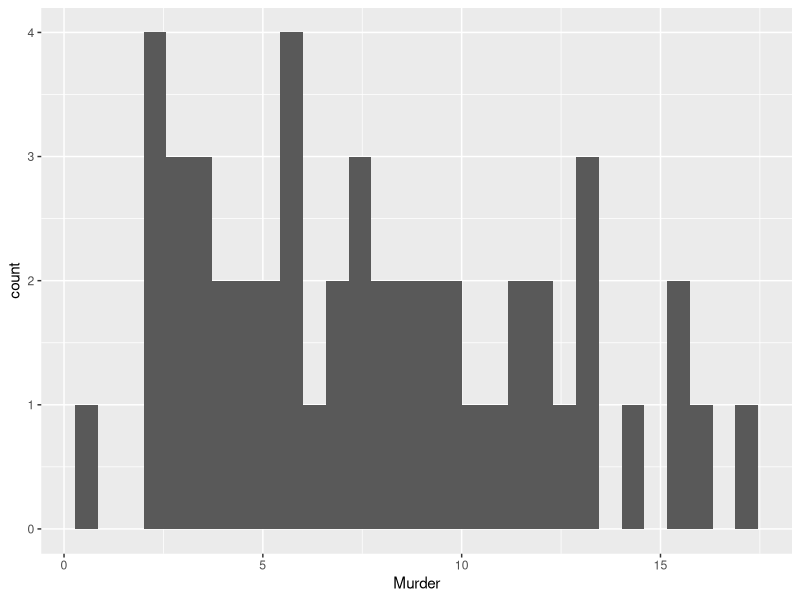
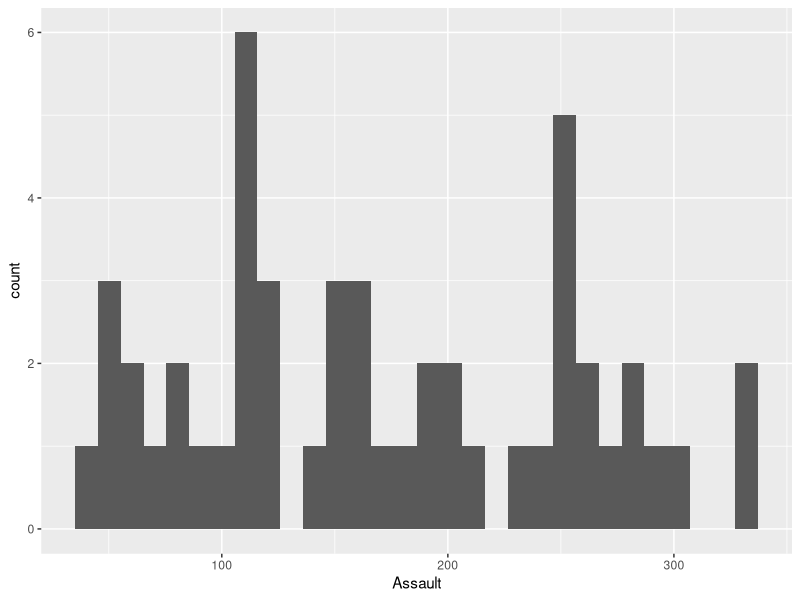
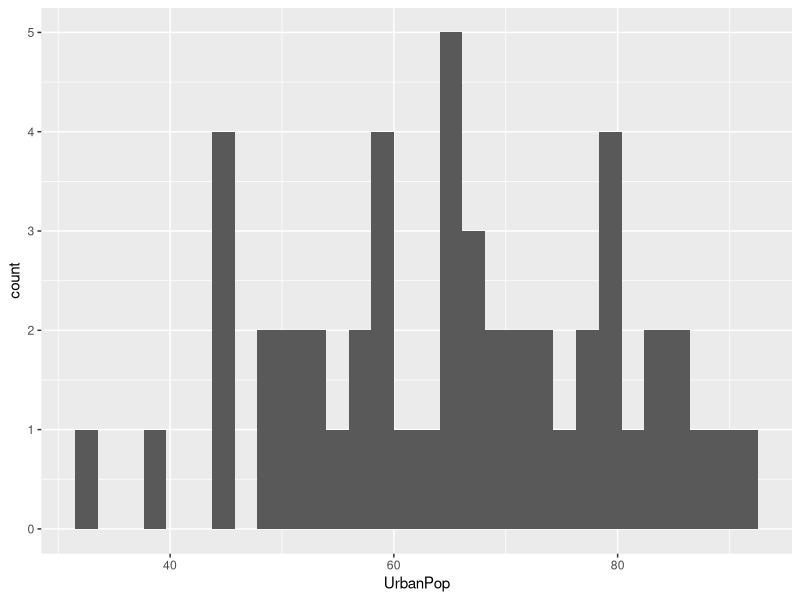
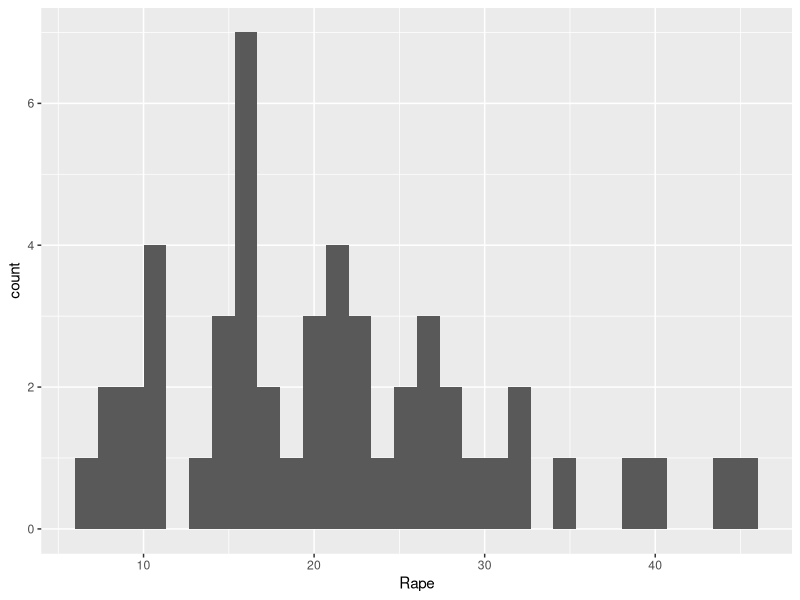
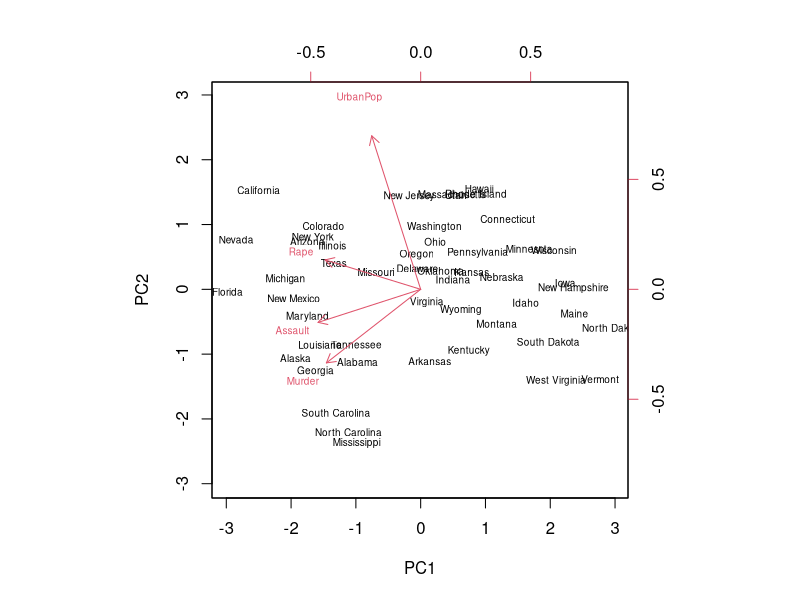
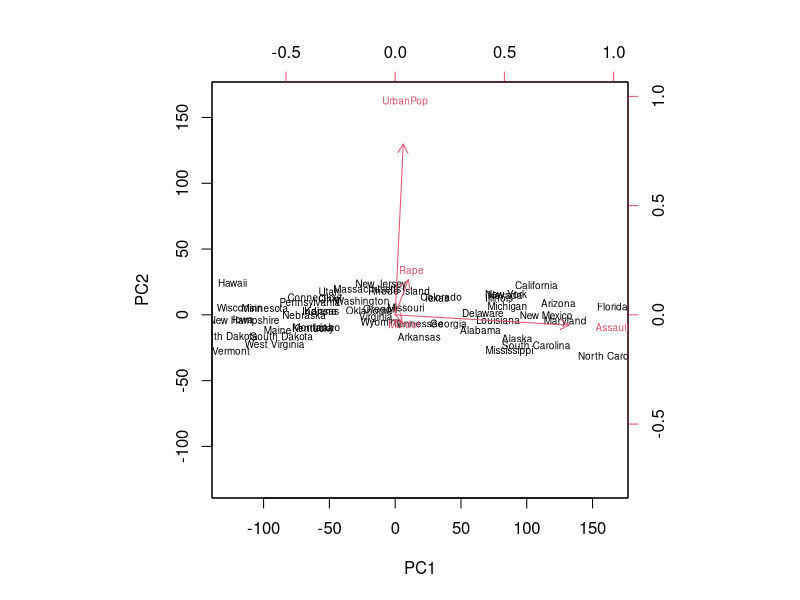
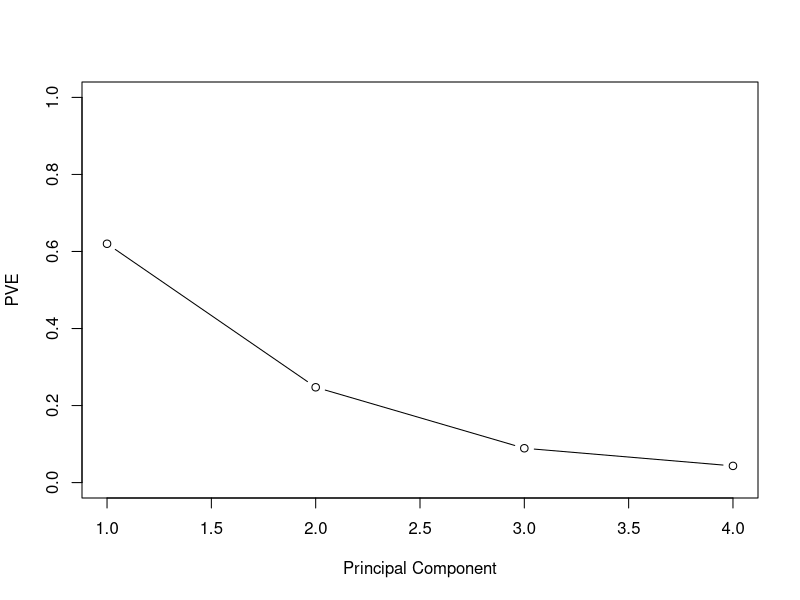
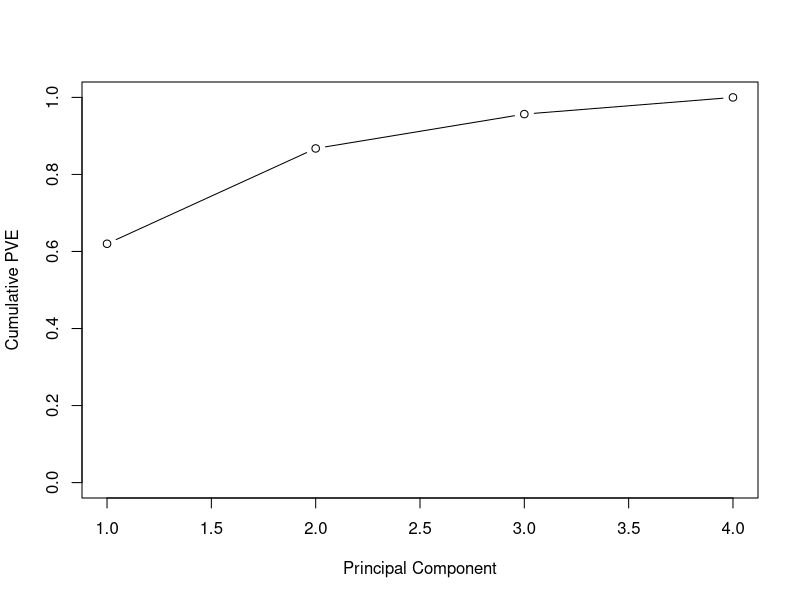

Recreate these plots in R, in order.
## ---- chunk 1
# CHUNK 1
# Clean the working memory
rm(list = ls())

data(USArrests)
summary(USArrests)
## ---- chunk 2
# CHUNK 2
apply(USArrests, 2, sd)
## ---- chunk 3
# CHUNK 3
library(ggplot2)

# names(USArrests) extracts the column names of the USArrests data
for (i in names(USArrests)) {
  plot <- ggplot(USArrests, aes(x = USArrests[, i])) +
    geom_histogram() +
    xlab(i)
  print(plot)
}

rm(i, plot)
## ---- chunk 4
# CHUNK 4
cor(USArrests)
## ---- chunk 5
# CHUNK 5
PCA <- prcomp(USArrests, center = TRUE, scale. = TRUE)

# PC loadings
PCA$rotation

# PC scores
PCA$x
## ---- chunk 6
# CHUNK 6
# cex argument indicates the amount by which plotting symbols should be scaled
# cex = 0.6 means 40% smaller
# scale = 0 ensures that the arrows are scaled to represent the loadings
biplot(PCA, scale = 0, cex = 0.6)
## ---- chunk 7
# CHUNK 7
PCA.unscaled <- prcomp(USArrests, scale. = FALSE)
PCA.unscaled$rotation
biplot(PCA.unscaled, scale = 0, cex = 0.6)
## ---- chunk 8
# CHUNK 8
summary(PCA)

plot(PCA$sdev^2/sum(PCA$sdev^2), xlab = "Principal Component",
     ylab = "PVE", ylim = c(0, 1), type = "b")
plot(cumsum(PCA$sdev^2/sum(PCA$sdev^2)),
     xlab = "Principal Component", ylab = "Cumulative PVE",
     ylim = c(0, 1), type = "b")
## ---- chunk 9
# CHUNK 9
USArrests.1 <- USArrests  # make a new copy of USArrests
USArrests.1$PC1 <- PCA$x[, 1]
head(USArrests.1)
## ---- chunk 10
# CHUNK 10
USArrests.2 <- USArrests

# the scale() function performs both centering and standardization for each variable
# and will convert the USArrests data to a numeric matrix
# so we use the as.data.frame() function to change it back to a data frame
USArrests.scaled <- as.data.frame(scale(USArrests.2))

USArrests.2$crime <- PCA$rotation[1, 1] * USArrests.scaled$Murder +
  PCA$rotation[2, 1] * USArrests.scaled$Assault +
  PCA$rotation[4, 1] * USArrests.scaled$Rape

# OR
#USArrests$crime <- PCA$rotation[1, 1] * scale(USArrests$Murder) +
#  PCA$rotation[2, 1] * scale(USArrests$Assault) +
#  PCA$rotation[4, 1] * scale(USArrests$Rape)

head(USArrests.2)
## ---- chunk 11
# CHUNK 11
USArrests.2$Murder <- USArrests.2$Assault <- USArrests.2$Rape <- NULL

# OR
# USArrests.2[, c(1, 2, 4)] <- NULL

head(USArrests.2)
